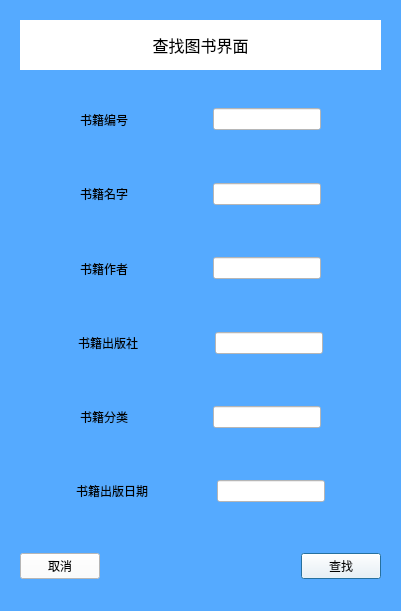
<?xml version="1.0" encoding="UTF-8"?>
<ui version="4.0">
 <class>SearchBook</class>
 <widget class="QDialog" name="SearchBook">
  <property name="geometry">
   <rect>
    <x>0</x>
    <y>0</y>
    <width>401</width>
    <height>611</height>
   </rect>
  </property>
  <property name="windowTitle">
   <string>查找图书</string>
  </property>
  <property name="styleSheet">
   <string notr="true">background-color: rgb(85, 170, 255);</string>
  </property>
  <layout class="QGridLayout" name="gridLayout_2">
   <item row="1" column="0" colspan="2">
    <widget class="QWidget" name="widget_6" native="true">
     <layout class="QHBoxLayout" name="horizontalLayout_6">
      <item>
       <spacer name="horizontalSpacer_9">
        <property name="orientation">
         <enum>Qt::Horizontal</enum>
        </property>
        <property name="sizeHint" stdset="0">
         <size>
          <width>40</width>
          <height>20</height>
         </size>
        </property>
       </spacer>
      </item>
      <item>
       <widget class="QLabel" name="label_6">
        <property name="text">
         <string>书籍编号      </string>
        </property>
       </widget>
      </item>
      <item>
       <spacer name="horizontalSpacer">
        <property name="orientation">
         <enum>Qt::Horizontal</enum>
        </property>
        <property name="sizeHint" stdset="0">
         <size>
          <width>40</width>
          <height>20</height>
         </size>
        </property>
       </spacer>
      </item>
      <item>
       <widget class="QLineEdit" name="ISBN">
        <property name="styleSheet">
         <string notr="true">background-color: rgb(255, 255, 255);</string>
        </property>
       </widget>
      </item>
      <item>
       <spacer name="horizontalSpacer_8">
        <property name="orientation">
         <enum>Qt::Horizontal</enum>
        </property>
        <property name="sizeHint" stdset="0">
         <size>
          <width>40</width>
          <height>20</height>
         </size>
        </property>
       </spacer>
      </item>
     </layout>
    </widget>
   </item>
   <item row="2" column="0" colspan="2">
    <widget class="QWidget" name="widget" native="true">
     <layout class="QHBoxLayout" name="horizontalLayout">
      <item>
       <spacer name="horizontalSpacer_10">
        <property name="orientation">
         <enum>Qt::Horizontal</enum>
        </property>
        <property name="sizeHint" stdset="0">
         <size>
          <width>40</width>
          <height>20</height>
         </size>
        </property>
       </spacer>
      </item>
      <item>
       <widget class="QLabel" name="label">
        <property name="text">
         <string>书籍名字      </string>
        </property>
       </widget>
      </item>
      <item>
       <spacer name="horizontalSpacer_2">
        <property name="orientation">
         <enum>Qt::Horizontal</enum>
        </property>
        <property name="sizeHint" stdset="0">
         <size>
          <width>40</width>
          <height>20</height>
         </size>
        </property>
       </spacer>
      </item>
      <item>
       <widget class="QLineEdit" name="bookName">
        <property name="styleSheet">
         <string notr="true">background-color: rgb(255, 255, 255);</string>
        </property>
       </widget>
      </item>
      <item>
       <spacer name="horizontalSpacer_16">
        <property name="orientation">
         <enum>Qt::Horizontal</enum>
        </property>
        <property name="sizeHint" stdset="0">
         <size>
          <width>40</width>
          <height>20</height>
         </size>
        </property>
       </spacer>
      </item>
     </layout>
    </widget>
   </item>
   <item row="3" column="0" colspan="2">
    <widget class="QWidget" name="widget_7" native="true">
     <layout class="QHBoxLayout" name="horizontalLayout_7">
      <item>
       <spacer name="horizontalSpacer_11">
        <property name="orientation">
         <enum>Qt::Horizontal</enum>
        </property>
        <property name="sizeHint" stdset="0">
         <size>
          <width>40</width>
          <height>20</height>
         </size>
        </property>
       </spacer>
      </item>
      <item>
       <widget class="QLabel" name="label_7">
        <property name="text">
         <string>书籍作者      </string>
        </property>
       </widget>
      </item>
      <item>
       <spacer name="horizontalSpacer_3">
        <property name="orientation">
         <enum>Qt::Horizontal</enum>
        </property>
        <property name="sizeHint" stdset="0">
         <size>
          <width>40</width>
          <height>20</height>
         </size>
        </property>
       </spacer>
      </item>
      <item>
       <widget class="QLineEdit" name="bookWriter">
        <property name="styleSheet">
         <string notr="true">background-color: rgb(255, 255, 255);</string>
        </property>
       </widget>
      </item>
      <item>
       <spacer name="horizontalSpacer_17">
        <property name="orientation">
         <enum>Qt::Horizontal</enum>
        </property>
        <property name="sizeHint" stdset="0">
         <size>
          <width>40</width>
          <height>20</height>
         </size>
        </property>
       </spacer>
      </item>
     </layout>
    </widget>
   </item>
   <item row="4" column="0" colspan="2">
    <widget class="QWidget" name="widget_8" native="true">
     <layout class="QHBoxLayout" name="horizontalLayout_8">
      <item>
       <spacer name="horizontalSpacer_12">
        <property name="orientation">
         <enum>Qt::Horizontal</enum>
        </property>
        <property name="sizeHint" stdset="0">
         <size>
          <width>40</width>
          <height>20</height>
         </size>
        </property>
       </spacer>
      </item>
      <item>
       <widget class="QLabel" name="label_8">
        <property name="text">
         <string>书籍出版社    </string>
        </property>
       </widget>
      </item>
      <item>
       <spacer name="horizontalSpacer_4">
        <property name="orientation">
         <enum>Qt::Horizontal</enum>
        </property>
        <property name="sizeHint" stdset="0">
         <size>
          <width>40</width>
          <height>20</height>
         </size>
        </property>
       </spacer>
      </item>
      <item>
       <widget class="QLineEdit" name="bookPress">
        <property name="styleSheet">
         <string notr="true">background-color: rgb(255, 255, 255);</string>
        </property>
       </widget>
      </item>
      <item>
       <spacer name="horizontalSpacer_18">
        <property name="orientation">
         <enum>Qt::Horizontal</enum>
        </property>
        <property name="sizeHint" stdset="0">
         <size>
          <width>40</width>
          <height>20</height>
         </size>
        </property>
       </spacer>
      </item>
     </layout>
    </widget>
   </item>
   <item row="5" column="0" colspan="2">
    <widget class="QWidget" name="widget_3" native="true">
     <layout class="QGridLayout" name="gridLayout">
      <item row="0" column="1">
       <widget class="QLabel" name="label_3">
        <property name="text">
         <string>书籍分类      </string>
        </property>
       </widget>
      </item>
      <item row="0" column="2">
       <spacer name="horizontalSpacer_7">
        <property name="orientation">
         <enum>Qt::Horizontal</enum>
        </property>
        <property name="sizeHint" stdset="0">
         <size>
          <width>40</width>
          <height>20</height>
         </size>
        </property>
       </spacer>
      </item>
      <item row="0" column="3">
       <widget class="QLineEdit" name="bookType">
        <property name="styleSheet">
         <string notr="true">background-color: rgb(255, 255, 255);</string>
        </property>
       </widget>
      </item>
      <item row="0" column="0">
       <spacer name="horizontalSpacer_15">
        <property name="orientation">
         <enum>Qt::Horizontal</enum>
        </property>
        <property name="sizeHint" stdset="0">
         <size>
          <width>40</width>
          <height>20</height>
         </size>
        </property>
       </spacer>
      </item>
      <item row="0" column="4">
       <spacer name="horizontalSpacer_21">
        <property name="orientation">
         <enum>Qt::Horizontal</enum>
        </property>
        <property name="sizeHint" stdset="0">
         <size>
          <width>40</width>
          <height>20</height>
         </size>
        </property>
       </spacer>
      </item>
     </layout>
    </widget>
   </item>
   <item row="6" column="0" colspan="2">
    <widget class="QWidget" name="widget_2" native="true">
     <layout class="QGridLayout" name="gridLayout_3">
      <item row="0" column="4">
       <spacer name="horizontalSpacer_24">
        <property name="orientation">
         <enum>Qt::Horizontal</enum>
        </property>
        <property name="sizeHint" stdset="0">
         <size>
          <width>40</width>
          <height>20</height>
         </size>
        </property>
       </spacer>
      </item>
      <item row="0" column="3">
       <widget class="QLineEdit" name="bookPublishDate">
        <property name="styleSheet">
         <string notr="true">background-color: rgb(255, 255, 255);</string>
        </property>
       </widget>
      </item>
      <item row="0" column="0">
       <spacer name="horizontalSpacer_23">
        <property name="orientation">
         <enum>Qt::Horizontal</enum>
        </property>
        <property name="sizeHint" stdset="0">
         <size>
          <width>40</width>
          <height>20</height>
         </size>
        </property>
       </spacer>
      </item>
      <item row="0" column="2">
       <spacer name="horizontalSpacer_22">
        <property name="orientation">
         <enum>Qt::Horizontal</enum>
        </property>
        <property name="sizeHint" stdset="0">
         <size>
          <width>40</width>
          <height>20</height>
         </size>
        </property>
       </spacer>
      </item>
      <item row="0" column="1">
       <widget class="QLabel" name="label_2">
        <property name="text">
         <string>书籍出版日期  </string>
        </property>
       </widget>
      </item>
     </layout>
    </widget>
   </item>
   <item row="7" column="0" colspan="2">
    <widget class="QWidget" name="widget_5" native="true">
     <layout class="QGridLayout" name="gridLayout_5">
      <item row="0" column="1">
       <spacer name="horizontalSpacer_5">
        <property name="orientation">
         <enum>Qt::Horizontal</enum>
        </property>
        <property name="sizeHint" stdset="0">
         <size>
          <width>40</width>
          <height>20</height>
         </size>
        </property>
       </spacer>
      </item>
      <item row="0" column="2">
       <widget class="QPushButton" name="pushButton">
        <property name="styleSheet">
         <string notr="true">background-color: rgb(255, 255, 255);</string>
        </property>
        <property name="text">
         <string>查找</string>
        </property>
       </widget>
      </item>
      <item row="0" column="0">
       <widget class="QPushButton" name="pushButton_2">
        <property name="styleSheet">
         <string notr="true">background-color: rgb(255, 255, 255);</string>
        </property>
        <property name="text">
         <string>取消</string>
        </property>
       </widget>
      </item>
     </layout>
    </widget>
   </item>
   <item row="0" column="0" colspan="2">
    <widget class="QWidget" name="widget_9" native="true">
     <layout class="QGridLayout" name="gridLayout_4">
      <item row="0" column="0">
       <widget class="QLabel" name="label_9">
        <property name="font">
         <font>
          <pointsize>12</pointsize>
         </font>
        </property>
        <property name="styleSheet">
         <string notr="true">background-color: rgb(255, 255, 255);</string>
        </property>
        <property name="text">
         <string>查找图书界面</string>
        </property>
        <property name="alignment">
         <set>Qt::AlignCenter</set>
        </property>
       </widget>
      </item>
     </layout>
    </widget>
   </item>
  </layout>
 </widget>
 <resources/>
 <connections/>
</ui>
